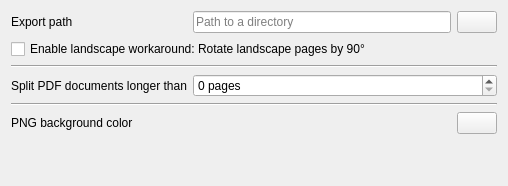
<?xml version="1.0" encoding="UTF-8"?>
<ui version="4.0">
 <class>ExportSettingsPage</class>
 <widget class="QWidget" name="ExportSettingsPage">
  <property name="geometry">
   <rect>
    <x>0</x>
    <y>0</y>
    <width>508</width>
    <height>186</height>
   </rect>
  </property>
  <layout class="QGridLayout" name="gridLayout">
   <item row="6" column="1" colspan="2">
    <widget class="QSpinBox" name="pdf_page_count_limit">
     <property name="sizePolicy">
      <sizepolicy hsizetype="Expanding" vsizetype="Fixed">
       <horstretch>0</horstretch>
       <verstretch>0</verstretch>
      </sizepolicy>
     </property>
     <property name="toolTip">
      <string>Automatically split PDF documents, if they get longer than this many pages.
Set to zero to disable splitting.


When printing PDFs using a USB flash drive directly connected to the printer,
the printer may refuse to print documents exceeding some arbitrary size limit.
To work around this limitation, you can enable this option,
and limit the number of pages per PDF. If the document has more pages,
it will be exported into multiple PDF documents automatically.</string>
     </property>
     <property name="suffix">
      <string> pages</string>
     </property>
     <property name="maximum">
      <number>2000000000</number>
     </property>
    </widget>
   </item>
   <item row="2" column="2">
    <widget class="QPushButton" name="export_path_browse_button">
     <property name="toolTip">
      <string>Browse…</string>
     </property>
     <property name="text">
      <string/>
     </property>
     <property name="icon">
      <iconset theme="document-open"/>
     </property>
    </widget>
   </item>
   <item row="4" column="0" colspan="3">
    <widget class="QCheckBox" name="landscape_workaround">
     <property name="toolTip">
      <string>If enabled, landscape documents are rotated by 90° to portrait mode during export.
Enable this, if printing from PDFs in landscape format results in portrait printouts with cropped-off sides.

Enabling this may cause the cut helper lines to flicker or not show in some PDF viewers.
So only enable this, if actually required.</string>
     </property>
     <property name="text">
      <string>Enable landscape workaround: Rotate landscape pages by 90°</string>
     </property>
     <property name="wordWrap" stdset="0">
      <bool>true</bool>
     </property>
    </widget>
   </item>
   <item row="2" column="1">
    <widget class="QLineEdit" name="export_path">
     <property name="toolTip">
      <string>If set, use this as the default location for saving exported PDF documents.</string>
     </property>
     <property name="inputMethodHints">
      <set>Qt::InputMethodHint::ImhNoAutoUppercase</set>
     </property>
     <property name="placeholderText">
      <string>Path to a directory</string>
     </property>
     <property name="clearButtonEnabled">
      <bool>true</bool>
     </property>
    </widget>
   </item>
   <item row="2" column="0">
    <widget class="QLabel" name="export_path_label">
     <property name="toolTip">
      <string>If set, use this as the default location for saving exported PDF documents.</string>
     </property>
     <property name="text">
      <string>Export path</string>
     </property>
     <property name="buddy">
      <cstring>export_path</cstring>
     </property>
    </widget>
   </item>
   <item row="12" column="0" colspan="3">
    <spacer name="vertical_spacer">
     <property name="orientation">
      <enum>Qt::Orientation::Vertical</enum>
     </property>
     <property name="sizeHint" stdset="0">
      <size>
       <width>20</width>
       <height>40</height>
      </size>
     </property>
    </spacer>
   </item>
   <item row="11" column="0">
    <widget class="QLabel" name="png_background_color_label">
     <property name="text">
      <string>PNG background color</string>
     </property>
     <property name="buddy">
      <cstring>png_background_color_button</cstring>
     </property>
    </widget>
   </item>
   <item row="6" column="0">
    <widget class="QLabel" name="pdf_page_count_limit_label">
     <property name="toolTip">
      <string>Automatically split PDF documents, if they get longer than this many pages.
Set to zero to disable splitting.


When printing PDFs using a USB flash drive directly connected to the printer,
the printer may refuse to print documents exceeding some arbitrary size limit.
To work around this limitation, you can enable this option,
and limit the number of pages per PDF. If the document has more pages,
it will be exported into multiple PDF documents automatically.</string>
     </property>
     <property name="text">
      <string>Split PDF documents longer than</string>
     </property>
     <property name="buddy">
      <cstring>pdf_page_count_limit</cstring>
     </property>
    </widget>
   </item>
   <item row="8" column="0" colspan="3">
    <widget class="Line" name="line_2">
     <property name="orientation">
      <enum>Qt::Orientation::Horizontal</enum>
     </property>
    </widget>
   </item>
   <item row="11" column="2">
    <widget class="QPushButton" name="png_background_color_button">
     <property name="toolTip">
      <string>Background color used for documents exported as PNG images.</string>
     </property>
     <property name="text">
      <string/>
     </property>
     <property name="icon">
      <iconset theme="color-picker"/>
     </property>
    </widget>
   </item>
   <item row="5" column="0" colspan="3">
    <widget class="Line" name="line">
     <property name="orientation">
      <enum>Qt::Orientation::Horizontal</enum>
     </property>
    </widget>
   </item>
   <item row="11" column="1">
    <widget class="QLabel" name="png_background_color">
     <property name="text">
      <string notr="true"/>
     </property>
     <property name="buddy">
      <cstring>png_background_color_button</cstring>
     </property>
    </widget>
   </item>
  </layout>
 </widget>
 <tabstops>
  <tabstop>export_path</tabstop>
  <tabstop>export_path_browse_button</tabstop>
  <tabstop>pdf_page_count_limit</tabstop>
 </tabstops>
 <resources/>
 <connections/>
</ui>
